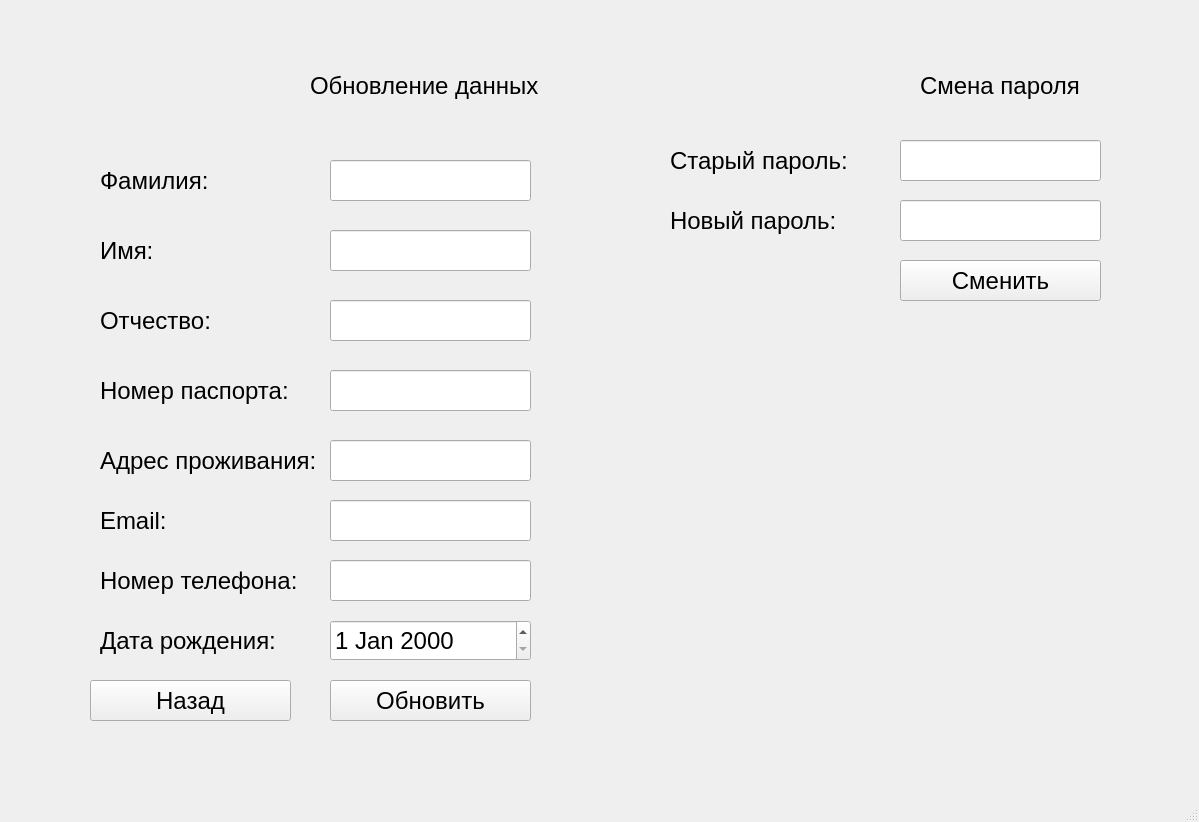
<?xml version="1.0" encoding="UTF-8"?>
<ui version="4.0">
 <class>UpdateClientWindow</class>
 <widget class="QMainWindow" name="UpdateClientWindow">
  <property name="geometry">
   <rect>
    <x>0</x>
    <y>0</y>
    <width>1199</width>
    <height>822</height>
   </rect>
  </property>
  <property name="font">
   <font>
    <pointsize>18</pointsize>
   </font>
  </property>
  <property name="windowTitle">
   <string>BankProducts Application</string>
  </property>
  <widget class="QWidget" name="centralwidget">
   <widget class="QLabel" name="label">
    <property name="geometry">
     <rect>
      <x>310</x>
      <y>40</y>
      <width>261</width>
      <height>91</height>
     </rect>
    </property>
    <property name="text">
     <string>Обновление данных</string>
    </property>
   </widget>
   <widget class="QLabel" name="label_2">
    <property name="geometry">
     <rect>
      <x>100</x>
      <y>230</y>
      <width>131</width>
      <height>41</height>
     </rect>
    </property>
    <property name="text">
     <string>Имя:</string>
    </property>
   </widget>
   <widget class="QLabel" name="label_3">
    <property name="geometry">
     <rect>
      <x>100</x>
      <y>160</y>
      <width>131</width>
      <height>41</height>
     </rect>
    </property>
    <property name="text">
     <string>Фамилия:</string>
    </property>
   </widget>
   <widget class="QPushButton" name="enter">
    <property name="geometry">
     <rect>
      <x>330</x>
      <y>680</y>
      <width>201</width>
      <height>41</height>
     </rect>
    </property>
    <property name="text">
     <string>Обновить</string>
    </property>
   </widget>
   <widget class="QLabel" name="label_4">
    <property name="geometry">
     <rect>
      <x>100</x>
      <y>300</y>
      <width>201</width>
      <height>41</height>
     </rect>
    </property>
    <property name="text">
     <string>Отчество:</string>
    </property>
   </widget>
   <widget class="QPushButton" name="back">
    <property name="geometry">
     <rect>
      <x>90</x>
      <y>680</y>
      <width>201</width>
      <height>41</height>
     </rect>
    </property>
    <property name="text">
     <string>Назад</string>
    </property>
   </widget>
   <widget class="QLabel" name="label_5">
    <property name="geometry">
     <rect>
      <x>100</x>
      <y>370</y>
      <width>201</width>
      <height>41</height>
     </rect>
    </property>
    <property name="text">
     <string>Номер паспорта:</string>
    </property>
   </widget>
   <widget class="QLabel" name="label_6">
    <property name="geometry">
     <rect>
      <x>100</x>
      <y>440</y>
      <width>231</width>
      <height>41</height>
     </rect>
    </property>
    <property name="text">
     <string>Адрес проживания:</string>
    </property>
   </widget>
   <widget class="QLabel" name="label_7">
    <property name="geometry">
     <rect>
      <x>100</x>
      <y>500</y>
      <width>191</width>
      <height>41</height>
     </rect>
    </property>
    <property name="text">
     <string>Email:</string>
    </property>
   </widget>
   <widget class="QLabel" name="label_8">
    <property name="geometry">
     <rect>
      <x>100</x>
      <y>560</y>
      <width>221</width>
      <height>41</height>
     </rect>
    </property>
    <property name="text">
     <string>Номер телефона:</string>
    </property>
   </widget>
   <widget class="QLabel" name="label_9">
    <property name="geometry">
     <rect>
      <x>100</x>
      <y>620</y>
      <width>221</width>
      <height>41</height>
     </rect>
    </property>
    <property name="text">
     <string>Дата рождения:</string>
    </property>
   </widget>
   <widget class="QDateEdit" name="dateEdit">
    <property name="geometry">
     <rect>
      <x>330</x>
      <y>620</y>
      <width>201</width>
      <height>41</height>
     </rect>
    </property>
    <property name="maximumDate">
     <date>
      <year>2005</year>
      <month>6</month>
      <day>1</day>
     </date>
    </property>
    <property name="minimumDate">
     <date>
      <year>1910</year>
      <month>1</month>
      <day>1</day>
     </date>
    </property>
   </widget>
   <widget class="QLineEdit" name="nameEdit">
    <property name="geometry">
     <rect>
      <x>330</x>
      <y>230</y>
      <width>201</width>
      <height>41</height>
     </rect>
    </property>
    <property name="text">
     <string/>
    </property>
    <property name="maxLength">
     <number>100</number>
    </property>
    <property name="echoMode">
     <enum>QLineEdit::Normal</enum>
    </property>
   </widget>
   <widget class="QLineEdit" name="surnameEdit">
    <property name="geometry">
     <rect>
      <x>330</x>
      <y>160</y>
      <width>201</width>
      <height>41</height>
     </rect>
    </property>
    <property name="text">
     <string/>
    </property>
    <property name="maxLength">
     <number>100</number>
    </property>
    <property name="echoMode">
     <enum>QLineEdit::Normal</enum>
    </property>
   </widget>
   <widget class="QLineEdit" name="patronymicEdit">
    <property name="geometry">
     <rect>
      <x>330</x>
      <y>300</y>
      <width>201</width>
      <height>41</height>
     </rect>
    </property>
    <property name="text">
     <string/>
    </property>
    <property name="maxLength">
     <number>100</number>
    </property>
    <property name="echoMode">
     <enum>QLineEdit::Normal</enum>
    </property>
   </widget>
   <widget class="QLineEdit" name="passportEdit">
    <property name="geometry">
     <rect>
      <x>330</x>
      <y>370</y>
      <width>201</width>
      <height>41</height>
     </rect>
    </property>
    <property name="inputMask">
     <string>0000000000</string>
    </property>
    <property name="text">
     <string/>
    </property>
    <property name="maxLength">
     <number>10</number>
    </property>
    <property name="echoMode">
     <enum>QLineEdit::Normal</enum>
    </property>
   </widget>
   <widget class="QLineEdit" name="addressEdit">
    <property name="geometry">
     <rect>
      <x>330</x>
      <y>440</y>
      <width>201</width>
      <height>41</height>
     </rect>
    </property>
    <property name="text">
     <string/>
    </property>
    <property name="maxLength">
     <number>100</number>
    </property>
    <property name="echoMode">
     <enum>QLineEdit::Normal</enum>
    </property>
   </widget>
   <widget class="QLineEdit" name="emailEdit">
    <property name="geometry">
     <rect>
      <x>330</x>
      <y>500</y>
      <width>201</width>
      <height>41</height>
     </rect>
    </property>
    <property name="text">
     <string/>
    </property>
    <property name="maxLength">
     <number>100</number>
    </property>
    <property name="echoMode">
     <enum>QLineEdit::Normal</enum>
    </property>
   </widget>
   <widget class="QLineEdit" name="phoneEdit">
    <property name="geometry">
     <rect>
      <x>330</x>
      <y>560</y>
      <width>201</width>
      <height>41</height>
     </rect>
    </property>
    <property name="inputMask">
     <string/>
    </property>
    <property name="text">
     <string/>
    </property>
    <property name="maxLength">
     <number>12</number>
    </property>
    <property name="echoMode">
     <enum>QLineEdit::Normal</enum>
    </property>
    <property name="cursorPosition">
     <number>0</number>
    </property>
   </widget>
   <widget class="QLineEdit" name="passwdEdit">
    <property name="geometry">
     <rect>
      <x>900</x>
      <y>140</y>
      <width>201</width>
      <height>41</height>
     </rect>
    </property>
    <property name="text">
     <string/>
    </property>
    <property name="echoMode">
     <enum>QLineEdit::Password</enum>
    </property>
   </widget>
   <widget class="QLabel" name="label_10">
    <property name="geometry">
     <rect>
      <x>920</x>
      <y>40</y>
      <width>161</width>
      <height>91</height>
     </rect>
    </property>
    <property name="text">
     <string>Смена пароля</string>
    </property>
   </widget>
   <widget class="QLabel" name="label_11">
    <property name="geometry">
     <rect>
      <x>670</x>
      <y>140</y>
      <width>211</width>
      <height>41</height>
     </rect>
    </property>
    <property name="text">
     <string>Старый пароль:</string>
    </property>
   </widget>
   <widget class="QLabel" name="label_12">
    <property name="geometry">
     <rect>
      <x>670</x>
      <y>200</y>
      <width>201</width>
      <height>41</height>
     </rect>
    </property>
    <property name="text">
     <string>Новый пароль:</string>
    </property>
   </widget>
   <widget class="QLineEdit" name="passwd2Edit">
    <property name="geometry">
     <rect>
      <x>900</x>
      <y>200</y>
      <width>201</width>
      <height>41</height>
     </rect>
    </property>
    <property name="text">
     <string/>
    </property>
    <property name="echoMode">
     <enum>QLineEdit::Password</enum>
    </property>
   </widget>
   <widget class="QPushButton" name="change_password">
    <property name="geometry">
     <rect>
      <x>900</x>
      <y>260</y>
      <width>201</width>
      <height>41</height>
     </rect>
    </property>
    <property name="text">
     <string>Сменить</string>
    </property>
   </widget>
  </widget>
  <widget class="QMenuBar" name="menubar">
   <property name="geometry">
    <rect>
     <x>0</x>
     <y>0</y>
     <width>1199</width>
     <height>33</height>
    </rect>
   </property>
  </widget>
  <widget class="QStatusBar" name="statusbar"/>
 </widget>
 <resources/>
 <connections/>
</ui>
